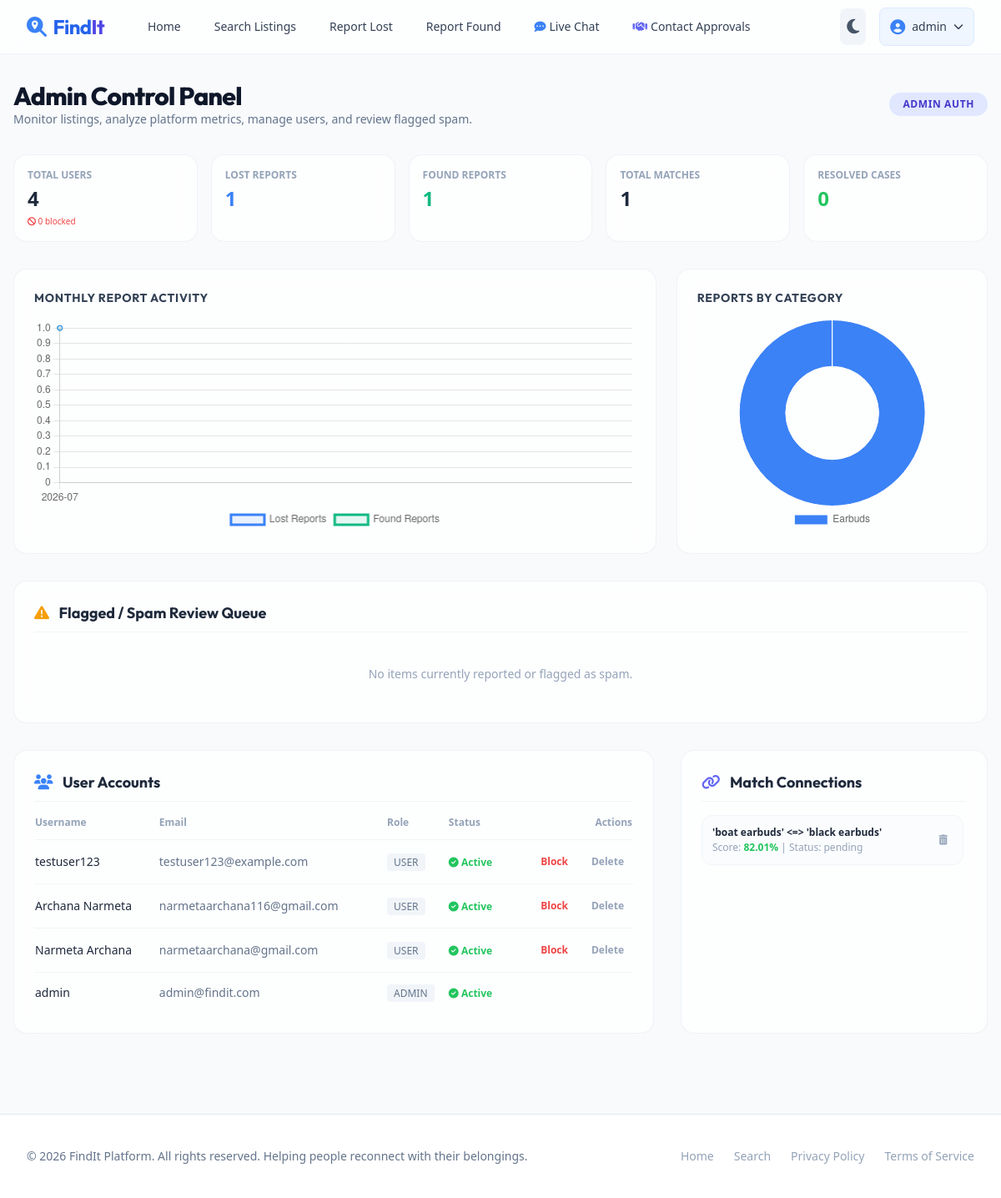
The page /admin (signed in) on the database its author committed.
### tables this page shows
CREATE TABLE users (
        id INTEGER PRIMARY KEY AUTOINCREMENT,
        username VARCHAR(80) UNIQUE NOT NULL,
        email VARCHAR(120) UNIQUE NOT NULL,
        password_hash VARCHAR(255) NOT NULL,
        phone VARCHAR(20),
        role VARCHAR(20) DEFAULT 'user',
        otp_code VARCHAR(10),
        otp_expiry TIMESTAMP,
        is_verified INTEGER DEFAULT 0,
        is_blocked INTEGER DEFAULT 0,
        created_at TIMESTAMP DEFAULT CURRENT_TIMESTAMP
    , otp_attempts INTEGER DEFAULT 0, otp_resends INTEGER DEFAULT 0, otp_resend_expiry TIMESTAMP);

CREATE TABLE matches (
        id INTEGER PRIMARY KEY AUTOINCREMENT,
        lost_item_id INTEGER NOT NULL,
        found_item_id INTEGER NOT NULL,
        similarity_score FLOAT NOT NULL,
        status VARCHAR(20) DEFAULT 'pending',
        created_at TIMESTAMP DEFAULT CURRENT_TIMESTAMP,
        FOREIGN KEY (lost_item_id) REFERENCES lost_items(id) ON DELETE CASCADE,
        FOREIGN KEY (found_item_id) REFERENCES found_items(id) ON DELETE CASCADE,
        UNIQUE(lost_item_id, found_item_id)
    );

CREATE TABLE lost_items (
        id INTEGER PRIMARY KEY AUTOINCREMENT,
        user_id INTEGER,
        owner_name VARCHAR(100) NOT NULL,
        contact_number VARCHAR(20) NOT NULL,
        email VARCHAR(120) NOT NULL,
        item_name VARCHAR(100) NOT NULL,
        category VARCHAR(50) NOT NULL,
        description TEXT NOT NULL,
        image_path VARCHAR(255),
        location VARCHAR(150) NOT NULL,
        date_lost DATE NOT NULL,
        additional_notes TEXT,
        status VARCHAR(20) DEFAULT 'open',
        latitude REAL,
        longitude REAL,
        ocr_text TEXT,
        image_embedding TEXT,
        desc_embedding TEXT,
        is_flagged_fake INTEGER DEFAULT 0,
        report_count INTEGER DEFAULT 0,
        created_at TIMESTAMP DEFAULT CURRENT_TIMESTAMP,
        FOREIGN KEY (user_id) REFERENCES users(id) ON DELETE SET NULL
    );

CREATE TABLE found_items (
        id INTEGER PRIMARY KEY AUTOINCREMENT,
        user_id INTEGER,
        finder_name VARCHAR(100) NOT NULL,
        contact_number VARCHAR(20) NOT NULL,
        email VARCHAR(120) NOT NULL,
        item_name VARCHAR(100) NOT NULL,
        category VARCHAR(50) NOT NULL,
        description TEXT NOT NULL,
        image_path VARCHAR(255),
        location VARCHAR(150) NOT NULL,
        date_found DATE NOT NULL,
        additional_notes TEXT,
        status VARCHAR(20) DEFAULT 'open',
        latitude REAL,
        longitude REAL,
        ocr_text TEXT,
        image_embedding TEXT,
        desc_embedding TEXT,
        is_flagged_fake INTEGER DEFAULT 0,
        report_count INTEGER DEFAULT 0,
        created_at TIMESTAMP DEFAULT CURRENT_TIMESTAMP,
        FOREIGN KEY (user_id) REFERENCES users(id) ON DELETE SET NULL
    );

### backend/routes/admin.py (the view)
@admin_bp.route('/admin')
@login_required
@admin_required
def dashboard():
    users = get_all_users()
    lost_items = get_all_lost_items()
    found_items = get_all_found_items()
    matches = get_all_matches()
    stats = get_dashboard_stats()
    flagged = get_flagged_items()
    return render_template(
        'admin.html',
        users=users,
        lost_items=lost_items,
        found_items=found_items,
        matches=matches,
        stats=stats,
        flagged_items=flagged
    )

### frontend/templates/admin.html (shortened to what this page needs)
{% extends "base.html" %}
{% block content %}
<div class="max-w-7xl mx-auto px-4 py-8">
    <div class="mb-8 flex items-center justify-between">
        <div>
            <h1 class="text-3xl font-extrabold tracking-tight font-outfit text-slate-900 dark:text-white">Admin Control Panel</h1>
            <p class="text-sm text-slate-500 dark:text-slate-400">Monitor listings, analyze platform metrics, manage users, and review flagged spam.</p>
        </div>
        <span class="px-4 py-1.5 rounded-full bg-indigo-100 dark:bg-indigo-950 text-indigo-700 dark:text-indigo-400 text-xs font-bold uppercase tracking-wider">
            Admin Auth
        </span>
    </div>
    <div class="grid grid-cols-2 md:grid-cols-5 gap-4 mb-8">
        <div class="glass-panel p-4 rounded-2xl border border-slate-200/50 dark:border-slate-800/50">
            <span class="text-xs text-slate-400 font-semibold block uppercase">Total Users</span>
            <span class="text-2xl font-black text-slate-800 dark:text-white mt-1 block">{{ stats.total_users }}</span>
            <span class="text-[10px] text-red-500 block mt-1"><i class="fa-solid fa-ban"></i> {{ stats.blocked_users }} blocked</span>
        </div>
        <div class="glass-panel p-4 rounded-2xl border border-slate-200/50 dark:border-slate-800/50">
            <span class="text-xs text-slate-400 font-semibold block uppercase">Lost Reports</span>
            <span class="text-2xl font-black text-slate-850 dark:text-white mt-1 block text-blue-500">{{ stats.total_lost }}</span>
        </div>
        <div class="glass-panel p-4 rounded-2xl border border-slate-200/50 dark:border-slate-800/50">
            <span class="text-xs text-slate-400 font-semibold block uppercase">Found Reports</span>
            <span class="text-2xl font-black text-slate-850 dark:text-white mt-1 block text-emerald-500">{{ stats.total_found }}</span>
        </div>
        <div class="glass-panel p-4 rounded-2xl border border-slate-200/50 dark:border-slate-800/50">
            <span class="text-xs text-slate-400 font-semibold block uppercase">Total Matches</span>
            <span class="text-2xl font-black text-slate-800 dark:text-white mt-1 block">{{ stats.total_matches }}</span>
        </div>
        <div class="glass-panel p-4 rounded-2xl border border-slate-200/50 dark:border-slate-800/50">
            <span class="text-xs text-slate-400 font-semibold block uppercase">Resolved Cases</span>
            <span class="text-2xl font-black text-green-500 mt-1 block">{{ stats.resolved_matches }}</span>
        </div>
    </div>
    <div class="grid grid-cols-1 lg:grid-cols-3 gap-6 mb-8">
        <div class="glass-panel p-6 rounded-2xl border border-slate-200/50 dark:border-slate-800/50 lg:col-span-2">
            <h3 class="text-sm font-bold font-outfit text-slate-700 dark:text-slate-350 mb-4 uppercase tracking-wider">Monthly Report Activity</h3>
            <div class="h-64 relative">
                <canvas id="monthlyChart"></canvas>
            </div>
        </div>
        <div class="glass-panel p-6 rounded-2xl border border-slate-200/50 dark:border-slate-800/50">
            <h3 class="text-sm font-bold font-outfit text-slate-700 dark:text-slate-350 mb-4 uppercase tracking-wider">Reports by Category</h3>
            <div class="h-64 relative flex items-center justify-center">
                <canvas id="categoryChart"></canvas>
            </div>
        </div>
    </div>
    <div class="glass-panel p-6 rounded-2xl border border-slate-200/50 dark:border-slate-800/50 mb-8">
        <h3 class="text-lg font-bold font-outfit text-slate-800 dark:text-slate-200 mb-4 pb-2 border-b border-slate-100 dark:border-slate-850">
            <i class="fa-solid fa-triangle-exclamation text-amber-500 mr-2"></i> Flagged / Spam Review Queue
        </h3>
        {% if not flagged_items %}
            <p class="text-sm text-slate-400 text-center py-6">No items currently reported or flagged as spam.</p>
        {% endif %}
    </div>
    <div class="grid grid-cols-1 lg:grid-cols-3 gap-8">
        <div class="glass-panel p-6 rounded-2xl border border-slate-200/50 dark:border-slate-800/50 lg:col-span-2">
            <h3 class="text-lg font-bold font-outfit text-slate-800 dark:text-slate-200 mb-4 pb-2 border-b border-slate-100 dark:border-slate-850">
                <i class="fa-solid fa-users text-blue-500 mr-2"></i> User Accounts
            </h3>
            <div class="overflow-x-auto">
                <table class="w-full text-left text-sm">
                    <thead>
                        <tr class="text-slate-400 text-xs border-b border-slate-100 dark:border-slate-850">
                            <th class="pb-3">Username</th>
                            <th class="pb-3">Email</th>
                            <th class="pb-3">Role</th>
                            <th class="pb-3">Status</th>
                            <th class="pb-3 text-right">Actions</th>
                        </tr>
                    </thead>
                    <tbody class="divide-y divide-slate-100 dark:divide-slate-850">
                        {% for u in users %}
                            <tr>
                                <td class="py-3.5 font-medium text-slate-800 dark:text-slate-200">{{ u.username }}</td>
                                <td class="py-3.5 text-slate-500 dark:text-slate-400">{{ u.email }}</td>
                                <td class="py-3.5"><span class="text-xs uppercase px-2 py-0.5 rounded bg-slate-100 dark:bg-slate-800 text-slate-500">{{ u.role }}</span></td>
                                <td class="py-3.5">
                                    {% if u.is_blocked %}
                                        <span class="text-xs text-red-500 font-semibold"><i class="fa-solid fa-circle-minus"></i> Blocked</span>
                                    {% else %}
                                        <span class="text-xs text-green-500 font-semibold"><i class="fa-solid fa-circle-check"></i> Active</span>
                                    {% endif %}
                                </td>
                                <td class="py-3.5 text-right flex justify-end space-x-2">
                                    {% if u.role != 'admin' %}
                                        {% if u.is_blocked %}
                                            <form action="{{ url_for('admin.unblock_user_route', user_id=u.id) }}" method="POST">
                                                <input type="hidden" name="_csrf_token" value="{{ csrf_token() }}">
                                                <button type="submit" class="px-2.5 py-1 text-xs font-semibold text-green-600 hover:bg-green-50 dark:hover:bg-green-950/20 rounded transition-colors">
                                                    Unblock
                                                </button>
                                            </form>
                                        {% else %}
                                            <form action="{{ url_for('admin.block_user_route', user_id=u.id) }}" method="POST">
                                                <button type="submit" class="px-2.5 py-1 text-xs font-semibold text-red-500 hover:bg-red-50 dark:hover:bg-red-950/20 rounded transition-colors">
                                                    Block
                                                </button>
                                            </form>
                                        {% endif %}
                                        <form action="{{ url_for('admin.delete_user_route', user_id=u.id) }}" method="POST" onsubmit="return confirm('Delete this user? All their items and messages will be removed.')">
                                            <button type="submit" class="px-2.5 py-1 text-xs font-semibold text-slate-400 hover:text-red-500 transition-colors">
                                                Delete
                                            </button>
                                        </form>
                                    {% endif %}
                                </td>
                            </tr>
                        {% endfor %}
                    </tbody>
                </table>
            </div>
        </div>
        <div class="glass-panel p-6 rounded-2xl border border-slate-200/50 dark:border-slate-800/50">
            <h3 class="text-lg font-bold font-outfit text-slate-800 dark:text-slate-200 mb-4 pb-2 border-b border-slate-100 dark:border-slate-850">
                <i class="fa-solid fa-link text-indigo-500 mr-2"></i> Match Connections
            </h3>
            <div class="space-y-4 max-h-[450px] overflow-y-auto pr-1">
                {% if not matches %}
                    <p class="text-xs text-slate-400 py-6 text-center">No matches generated yet.</p>
                {% else %}
                    {% for m in matches %}
                        <div class="p-3 rounded-xl border border-slate-100 dark:border-slate-850 bg-slate-50/50 dark:bg-slate-950/10 flex justify-between items-center text-xs">
                            <div>
                                <p class="font-bold text-slate-800 dark:text-slate-200">
                                    '{{ m.lost_item_name }}' &lt;=&gt; '{{ m.found_item_name }}'
                                </p>
                                <p class="text-slate-400 mt-0.5">Score: <strong class="text-green-500">{{ m.similarity_score }}%</strong> | Status: {{ m.match_status }}</p>
                            </div>
                            <form action="{{ url_for('admin.delete_match_route', match_id=m.match_id) }}" method="POST">
                                <button type="submit" class="p-1.5 text-slate-400 hover:text-red-500 transition-colors">
                                    <i class="fa-solid fa-trash-can"></i>
                                </button>
                            </form>
                        </div>
                    {% endfor %}
                {% endif %}
            </div>
        </div>
    </div>
</div>
<script>
    document.addEventListener("DOMContentLoaded", function() {
        // --- 1. Monthly Line Chart ---
        const monthlyData = {
            labels: [{% for m in stats.monthly_lost.keys() %}"{{ m }}",{% endfor %}],
            datasets: [
                {
                    label: 'Lost Reports',
                    data: [{% for c in stats.monthly_lost.values() %}{{ c }},{% endfor %}],
                    borderColor: '#3b82f6',
                    backgroundColor: 'rgba(59, 130, 246, 0.1)',
                    tension: 0.3,
                    fill: true
                },
                {
                    label: 'Found Reports',
                    data: [{% for c in stats.monthly_found.values() %}{{ c }},{% endfor %}],
                    borderColor: '#10b981',
                    backgroundColor: 'rgba(16, 185, 129, 0.1)',
                    tension: 0.3,
                    fill: true
                }
            ]
        };
        new Chart(document.getElementById('monthlyChart'), {
            type: 'line',
            data: monthlyData,
            options: {
                responsive: true,
                maintainAspectRatio: false,
                plugins: {
                    legend: { position: 'bottom' }
                },
                scales: {
                    y: { beginAtZero: true }
                }
            }
        });
        // --- 2. Category Pie Chart ---
        const lostCatData = {{ stats.lost_categories|tojson }};
        const foundCatData = {{ stats.found_categories|tojson }};
        // Merge keys
        const categories = Array.from(new Set([...Object.keys(lostCatData), ...Object.keys(foundCatData)]));
        const catCounts = categories.map(cat => (lostCatData[cat] || 0) + (foundCatData[cat] || 0));
        new Chart(document.getElementById('categoryChart'), {
            type: 'doughnut',
            data: {
                labels: categories,
                datasets: [{
                    data: catCounts,
                    backgroundColor: [
                        '#3b82f6', '#10b981', '#f59e0b', '#ef4444', '#8b5cf6', '#ec4899', '#14b8a6', '#64748b'
                    ],
                    borderWidth: 1
                }]
            },
            options: {
                responsive: true,
                maintainAspectRatio: false,
                plugins: {
                    legend: { position: 'bottom' }
                }
            }
        });
    });
</script>
{% endblock %}

### rows shown on the page
users: username "testuser123", email "testuser123@example.com", role "USER", is_blocked 0 (drawn)
users: username "Archana Narmeta", email "narmetaarchana116@gmail.com", role "USER", is_blocked 0 (drawn)
users: username "Narmeta Archana", email "narmetaarchana@gmail.com", role "USER", is_blocked 0 (drawn)
users: username "admin", email "admin@findit.com", role "ADMIN", is_blocked 0 (drawn)
matches: lost_item_name "boat earbuds", found_item_name "black earbuds", similarity_score "82.01", match_status "pending"

### other values the page prints
{{ stats.total_users }} "4"
{{ stats.blocked_users }} "0"
{{ stats.total_lost }} "1"
{{ stats.total_found }} "1"
{{ stats.total_matches }} "1"
{{ stats.resolved_matches }} "0"
chart data {{ m }} 2026-07
chart data {{ c }} 1
